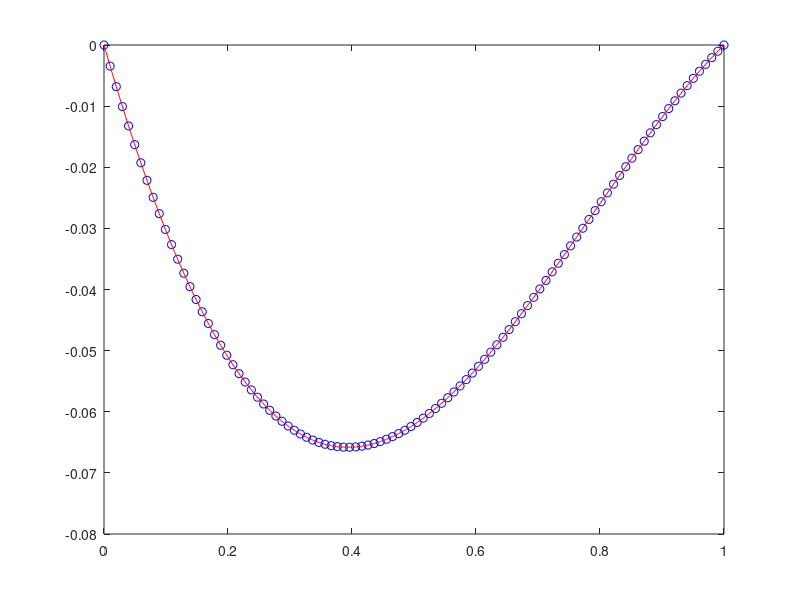

Reproduce this figure in MATLAB.
% Numero de nodos interiores de la malla.
n=100;

% Paso de discretizacion (distancia entre nodos).
h=1/(n+1);

% Reserva de memoria para los coeficientes de la diagonal modificada.
m=zeros(n,1);

% Reserva de memoria para el termino independiente modificado.
g=zeros(n,1);

% Reserva de memoria para la solucion numerica en nodos interiores.
u= zeros(n,1);

% Vector de nodos interiores x_i = i*h, i=1,...,n.
x=h*(1:n)';

% Termino independiente del sistema discreto: d_i = h^2*cos(2*x_i).
d=h^2*cos(2*x);

% Primer valor de la recurrencia para el metodo de Thomas.
m(1)=-2;

% Barrido hacia delante para construir los m(k).
for k= 2:n 
    % Recurrencia de eliminacion para matriz tridiagonal con coeficientes constantes.
    m(k)= -2 -1/m(k-1);
end

% Primer valor del vector transformado g.
g(1)=d(1)/m(1)

% Barrido hacia delante para construir g(k).
for k=2:n
    % Actualizacion del termino independiente tras la eliminacion.
    g(k)=(d(k)-g(k-1))/m(k);
end

% Valor inicial para el barrido hacia atras.
u(n)=g(n);

% Sustitucion hacia atras para recuperar la solucion u.
for k=n-1:-1:1
    % Formula de remonte para sistema tridiagonal.
    u(k)=g(k)-(u(k+1)/m(k));
end

% Malla fina para representar la solucion exacta de forma suave.
xexc=linspace(0,1,1000);

% Solucion exacta evaluada en la malla fina.
uexc=0.25*(1-cos(2*xexc)-(1-cos(2))*xexc);

% Nodos de la simulacion incluyendo condiciones de contorno x=0 y x=1.
xsim=[0;x;1];

% Solucion numerica incluyendo condiciones de contorno homogeneas.
usim=[0;u;0];

% Solucion exacta evaluada en los nodos de simulacion.
uex=0.25*(1-cos(2*xsim)-(1-cos(2))*xsim);

% Error discreto tipo L2 ponderado por h.
E= sqrt(h*sum((uex-usim).^2));

% Muestra en pantalla el valor del error.
disp(['El error= ' num2str(E)])

% Limpia la figura actual.
clf

% Dibuja la solucion numerica en puntos azules.
plot(xsim,usim,'bo')

% Mantiene la figura para superponer otra grafica.
hold on

% Dibuja la solucion exacta como linea roja.
plot(xexc, uexc,'r-')
